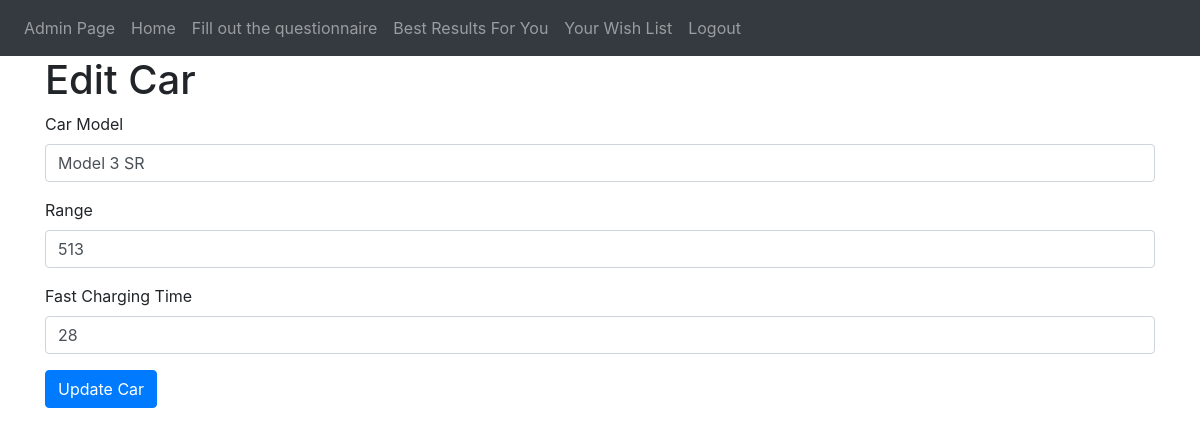
The app's page /edit-car/9 (signed in) with its own data.
### website/models.py (models this page shows)
class Car(db.Model):
    id = db.Column(db.Integer, primary_key=True)
    model = db.Column(db.String(100))
    range = db.Column(db.Integer)
    horse_power = db.Column(db.Integer)
    acceleration = db.Column(db.Integer)
    fast_chargingTime = db.Column(db.Integer)
    price = db.Column(db.Integer, default=0)
    usage = db.Column(db.String)
    daily_commute = db.Column(db.Integer, default=0)
    manufacturing_country = db.Column(db.String)
    segment = db.Column(db.Text, default=[])
    isSafety_rating = db.Column(db.Integer)
    screen_size = db.Column(db.Integer)
    weight = db.Column(db.Integer)
    img = db.Column(db.String)
    brand_id = db.Column(db.Integer, db.ForeignKey('car_brand.id'))
    userWishList = db.relationship('UserWishList', backref='car')

### website/admin.py (the view)
@admin.route('/edit-car/<int:car_id>', methods=['GET'])
@login_required
def edit_car(car_id):
    car = Car.query.get_or_404(car_id)
    return render_template('edit-car.html', car=car, user=current_user)

### website/__init__.py (called while the page is built)
def create_app():
    app = Flask(__name__)
    app.config['SECRET_KEY'] = 'hjshjhdjah kjshkjdhjs'
    app.config['SQLALCHEMY_DATABASE_URI'] = f'sqlite:///{DB_NAME}'
    db.init_app(app)
    migrate.init_app(app, db)
    from .views import views
    from .auth import auth
    from .admin import admin
    app.register_blueprint(views, url_prefix='/')
    app.register_blueprint(auth, url_prefix='/')
    app.register_blueprint(admin, url_prefix='/')
    from .models import User, Note
    if not path.exists('instance/' + DB_NAME):
        with app.app_context():
            db.create_all()
        print('Created Database!')
    else:
        print('Database exist!')
    login_manager = LoginManager()
    login_manager.login_view = 'auth.login'
    login_manager.init_app(app)
    @login_manager.user_loader
    def load_user(id):
        return User.query.get(int(id))
    return app

### website/templates/edit-car.html (shortened to what this page needs)
{% extends "base.html" %}
{% block content %}
<h1>Edit Car</h1>
<form method="POST">
    <div class="form-group">
        <label for="car_model">Car Model</label>
        <input type="text" id="car_model" name="car_model" class="form-control" value="{{ car.model }}" required>
    </div>
    <div class="form-group">
        <label for="range">Range</label>
        <input type="number" id="range" name="range" class="form-control" value="{{ car.range }}" required>
    </div>
    <div class="form-group">
        <label for="fast_chargingTime">Fast Charging Time</label>
        <input type="number" id="fast_chargingTime" name="fast_chargingTime" class="form-control"
            value="{{ car.fast_chargingTime }}" required>
    </div>
    <button type="submit" class="btn btn-primary">Update Car</button>
</form>
{% endblock %}

### records on screen
Car: car_model "Model 3 SR", range "513", fast_chargingTime "28"
